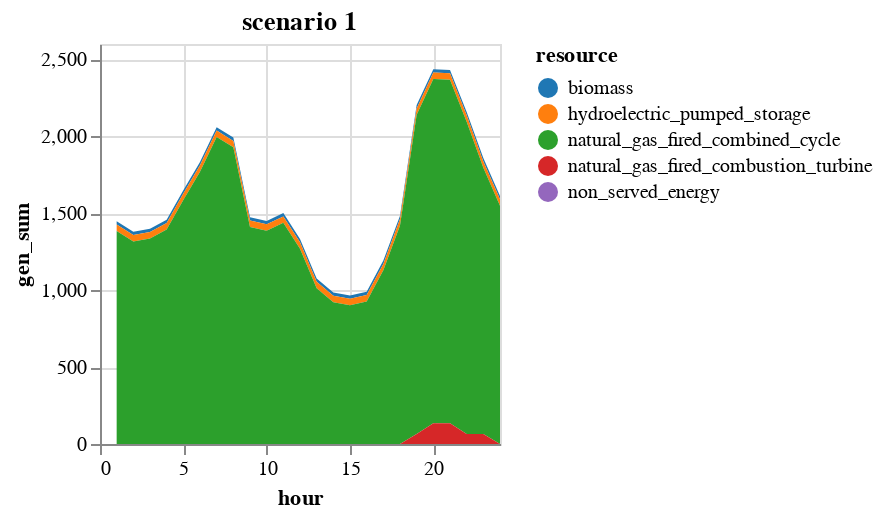
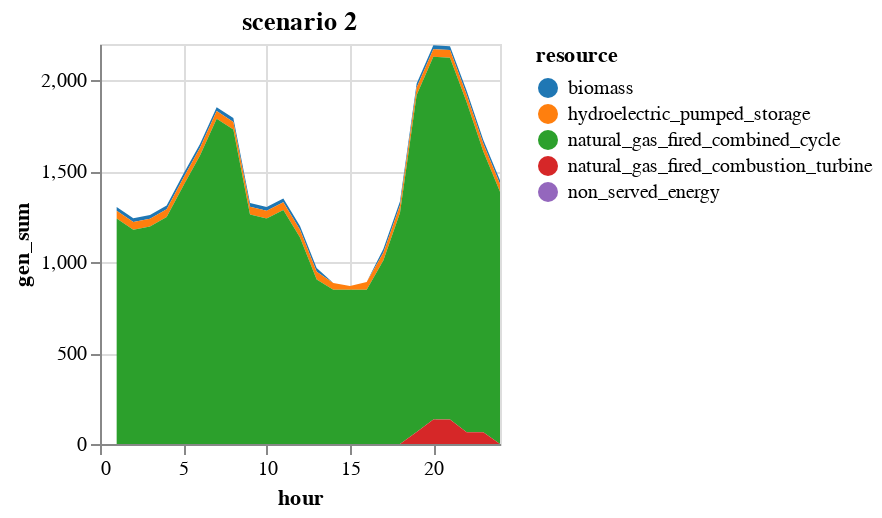
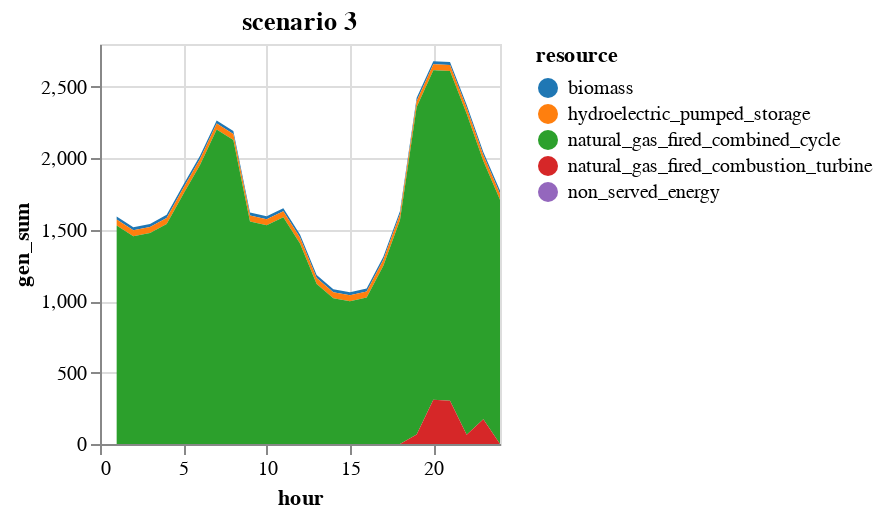

These figures' notebook cell, in order:
### Markdown cell above
Let's demonstrate what the stochastic unit commitment model is doing:

### Code cell
# A spring day
n=100
T_period = (n*24+1):((n+1)*24)

net_load_input = copy(net_load[in.(net_load.hour,Ref(T_period)),:])
net_load_input.hour = net_load_input.hour .- (T_period[1]-1)

load_scenarios = hcat(net_load_input.demand,net_load_input.demand*0.9,net_load_input.demand*1.1)

solution = unit_commitment_stochastic(
    gen_df_no_vre,
    load_scenarios,
    0.01,
    9000
    );

# plot each scenario

for i in 1:3
    gen=solution.gen_all_scenarios[i]
    nse=solution.nse[:,i]
    sol_gen = innerjoin(gen, 
                        gen_df[!, [:r_id, :resource]], 
                        on = :r_id)
    sol_gen = combine(groupby(sol_gen, [:resource, :hour]), 
                :gen => sum)
    
    # add NSE
    nse = DataFrame(resource = repeat(["non_served_energy"]; outer=24), 
        hour = 1:24,
        gen_sum = nse
        )
    append!(sol_gen, nse)
    
    p = sol_gen |>
    @vlplot(:area, 
        x=:hour, y={:gen_sum, stack=:zero}, 
        color={"resource:n", scale={scheme="category10"}},
        title="scenario $i")
    display(p)
end

### Figure 1 — Vega specification as saved in the notebook (floating-point values rounded to 4 significant figures)
{"$schema": "https://vega.github.io/schema/vega/v5.json", "axes": [{"aria": false, "domain": false, "grid": true, "gridScale": "y", "labels": false, "maxExtent": 0, "minExtent": 0, "orient": "bottom", "scale": "x", "tickCount": {"signal": "ceil(width/40)"}, "ticks": false, "zindex": 0}, {"aria": false, "domain": false, "grid": true, "gridScale": "x", "labels": false, "maxExtent": 0, "minExtent": 0, "orient": "left", "scale": "y", "tickCount": {"signal": "ceil(height/40)"}, "ticks": false, "zindex": 0}, {"grid": false, "labelFlush": true, "labelOverlap": true, "orient": "bottom", "scale": "x", "tickCount": {"signal": "ceil(width/40)"}, "title": "hour", "zindex": 0}, {"grid": false, "labelOverlap": true, "orient": "left", "scale": "y", "tickCount": {"signal": "ceil(height/40)"}, "title": "gen_sum", "zindex": 0}], "background": "white", "data": [{"name": "source_0", "values": [{"gen_sum": 21.4, "hour": 1, "resource": "biomass"}, {"gen_sum": 42, "hour": 1, "resource": "hydroelectric_pumped_storage"}, {"gen_sum": 1385.0, "hour": 1, "resource": "natural_gas_fired_combined_cycle"}, {"gen_sum": 0, "hour": 1, "resource": "natural_gas_fired_combustion_turbine"}, {"gen_sum": 21.4, "hour": 2, "resource": "biomass"}, {"gen_sum": 42, "hour": 2, "resource": "hydroelectric_pumped_storage"}, {"gen_sum": 1317.0, "hour": 2, "resource": "natural_gas_fired_combined_cycle"}, {"gen_sum": 0, "hour": 2, "resource": "natural_gas_fired_combustion_turbine"}, {"gen_sum": 21.4, "hour": 3, "resource": "biomass"}, {"gen_sum": 42, "hour": 3, "resource": "hydroelectric_pumped_storage"}, {"gen_sum": 1336.0, "hour": 3, "resource": "natural_gas_fired_combined_cycle"}, {"gen_sum": 0, "hour": 3, "resource": "natural_gas_fired_combustion_turbine"}, {"gen_sum": 21.4, "hour": 4, "resource": "biomass"}, {"gen_sum": 42, "hour": 4, "resource": "hydroelectric_pumped_storage"}, {"gen_sum": 1395.0, "hour": 4, "resource": "natural_gas_fired_combined_cycle"}, {"gen_sum": 0, "hour": 4, "resource": "natural_gas_fired_combustion_turbine"}, {"gen_sum": 21.4, "hour": 5, "resource": "biomass"}, {"gen_sum": 42, "hour": 5, "resource": "hydroelectric_pumped_storage"}, {"gen_sum": 1586.0, "hour": 5, "resource": "natural_gas_fired_combined_cycle"}, {"gen_sum": 0, "hour": 5, "resource": "natural_gas_fired_combustion_turbine"}, {"gen_sum": 21.4, "hour": 6, "resource": "biomass"}, {"gen_sum": 42, "hour": 6, "resource": "hydroelectric_pumped_storage"}, {"gen_sum": 1770.0, "hour": 6, "resource": "natural_gas_fired_combined_cycle"}, {"gen_sum": 0, "hour": 6, "resource": "natural_gas_fired_combustion_turbine"}, {"gen_sum": 21.4, "hour": 7, "resource": "biomass"}, {"gen_sum": 42, "hour": 7, "resource": "hydroelectric_pumped_storage"}, {"gen_sum": 1995.0, "hour": 7, "resource": "natural_gas_fired_combined_cycle"}, {"gen_sum": 0, "hour": 7, "resource": "natural_gas_fired_combustion_turbine"}, {"gen_sum": 21.4, "hour": 8, "resource": "biomass"}, {"gen_sum": 42, "hour": 8, "resource": "hydroelectric_pumped_storage"}, {"gen_sum": 1928.0, "hour": 8, "resource": "natural_gas_fired_combined_cycle"}, {"gen_sum": 0, "hour": 8, "resource": "natural_gas_fired_combustion_turbine"}, {"gen_sum": 21.4, "hour": 9, "resource": "biomass"}, {"gen_sum": 42, "hour": 9, "resource": "hydroelectric_pumped_storage"}, {"gen_sum": 1410.0, "hour": 9, "resource": "natural_gas_fired_combined_cycle"}, {"gen_sum": 0, "hour": 9, "resource": "natural_gas_fired_combustion_turbine"}, {"gen_sum": 21.4, "hour": 10, "resource": "biomass"}, {"gen_sum": 42, "hour": 10, "resource": "hydroelectric_pumped_storage"}, {"gen_sum": 1386.0, "hour": 10, "resource": "natural_gas_fired_combined_cycle"}, {"gen_sum": 0, "hour": 10, "resource": "natural_gas_fired_combustion_turbine"}, {"gen_sum": 21.4, "hour": 11, "resource": "biomass"}, {"gen_sum": 42, "hour": 11, "resource": "hydroelectric_pumped_storage"}, {"gen_sum": 1437.0, "hour": 11, "resource": "natural_gas_fired_combined_cycle"}, {"gen_sum": 0, "hour": 11, "resource": "natural_gas_fired_combustion_turbine"}, {"gen_sum": 21.4, "hour": 12, "resource": "biomass"}, {"gen_sum": 42, "hour": 12, "resource": "hydroelectric_pumped_storage"}, {"gen_sum": 1270.0, "hour": 12, "resource": "natural_gas_fired_combined_cycle"}, {"gen_sum": 0, "hour": 12, "resource": "natural_gas_fired_combustion_turbine"}, {"gen_sum": 21.4, "hour": 13, "resource": "biomass"}, {"gen_sum": 42, "hour": 13, "resource": "hydroelectric_pumped_storage"}, {"gen_sum": 1013.0, "hour": 13, "resource": "natural_gas_fired_combined_cycle"}, {"gen_sum": 0, "hour": 13, "resource": "natural_gas_fired_combustion_turbine"}, {"gen_sum": 21.4, "hour": 14, "resource": "biomass"}, {"gen_sum": 42, "hour": 14, "resource": "hydroelectric_pumped_storage"}, {"gen_sum": 921.0, "hour": 14, "resource": "natural_gas_fired_combined_cycle"}, {"gen_sum": 0, "hour": 14, "resource": "natural_gas_fired_combustion_turbine"}, {"gen_sum": 21.4, "hour": 15, "resource": "biomass"}, {"gen_sum": 42, "hour": 15, "resource": "hydroelectric_pumped_storage"}, {"gen_sum": 901.9, "hour": 15, "resource": "natural_gas_fired_combined_cycle"}, {"gen_sum": 0, "hour": 15, "resource": "natural_gas_fired_combustion_turbine"}, {"gen_sum": 21.4, "hour": 16, "resource": "biomass"}, {"gen_sum": 42, "hour": 16, "resource": "hydroelectric_pumped_storage"}, {"gen_sum": 926.3, "hour": 16, "resource": "natural_gas_fired_combined_cycle"}, {"gen_sum": 0, "hour": 16, "resource": "natural_gas_fired_combustion_turbine"}, {"gen_sum": 21.4, "hour": 17, "resource": "biomass"}, {"gen_sum": 42, "hour": 17, "resource": "hydroelectric_pumped_storage"}, {"gen_sum": 1129.0, "hour": 17, "resource": "natural_gas_fired_combined_cycle"}, {"gen_sum": 0, "hour": 17, "resource": "natural_gas_fired_combustion_turbine"}, {"gen_sum": 21.4, "hour": 18, "resource": "biomass"}, {"gen_sum": 42, "hour": 18, "resource": "hydroelectric_pumped_storage"}, {"gen_sum": 1420.0, "hour": 18, "resource": "natural_gas_fired_combined_cycle"}, {"gen_sum": 0, "hour": 18, "resource": "natural_gas_fired_combustion_turbine"}, {"gen_sum": 21.4, "hour": 19, "resource": "biomass"}, {"gen_sum": 42, "hour": 19, "resource": "hydroelectric_pumped_storage"}, {"gen_sum": 2074.0, "hour": 19, "resource": "natural_gas_fired_combined_cycle"}, {"gen_sum": 65.7, "hour": 19, "resource": "natural_gas_fired_combustion_turbine"}, {"gen_sum": 21.4, "hour": 20, "resource": "biomass"}, {"gen_sum": 42, "hour": 20, "resource": "hydroelectric_pumped_storage"}, {"gen_sum": 2239.0, "hour": 20, "resource": "natural_gas_fired_combined_cycle"}, {"gen_sum": 134.4, "hour": 20, "resource": "natural_gas_fired_combustion_turbine"}, {"gen_sum": 21.4, "hour": 21, "resource": "biomass"}, {"gen_sum": 42, "hour": 21, "resource": "hydroelectric_pumped_storage"}, {"gen_sum": 2233.0, "hour": 21, "resource": "natural_gas_fired_combined_cycle"}, {"gen_sum": 134.4, "hour": 21, "resource": "natural_gas_fired_combustion_turbine"}, {"gen_sum": 21.4, "hour": 22, "resource": "biomass"}, {"gen_sum": 42, "hour": 22, "resource": "hydroelectric_pumped_storage"}, {"gen_sum": 2031.0, "hour": 22, "resource": "natural_gas_fired_combined_cycle"}, {"gen_sum": 64.71, "hour": 22, "resource": "natural_gas_fired_combustion_turbine"}, {"gen_sum": 21.4, "hour": 23, "resource": "biomass"}, {"gen_sum": 42, "hour": 23, "resource": "hydroelectric_pumped_storage"}, {"gen_sum": 1730.0, "hour": 23, "resource": "natural_gas_fired_combined_cycle"}, {"gen_sum": 64.71, "hour": 23, "resource": "natural_gas_fired_combustion_turbine"}, {"gen_sum": 21.4, "hour": 24, "resource": "biomass"}, {"gen_sum": 42, "hour": 24, "resource": "hydroelectric_pumped_storage"}, {"gen_sum": 1549.0, "hour": 24, "resource": "natural_gas_fired_combined_cycle"}, {"gen_sum": 0, "hour": 24, "resource": "natural_gas_fired_combustion_turbine"}, {"gen_sum": 0, "hour": 1, "resource": "non_served_energy"}, {"gen_sum": 0, "hour": 2, "resource": "non_served_energy"}, {"gen_sum": 0, "hour": 3, "resource": "non_served_energy"}, {"gen_sum": 0, "hour": 4, "resource": "non_served_energy"}, {"gen_sum": 0, "hour": 5, "resource": "non_served_energy"}, {"gen_sum": 0, "hour": 6, "resource": "non_served_energy"}, {"gen_sum": 0, "hour": 7, "resource": "non_served_energy"}, {"gen_sum": 0, "hour": 8, "resource": "non_served_energy"}, {"gen_sum": 0, "hour": 9, "resource": "non_served_energy"}, {"gen_sum": 0, "hour": 10, "resource": "non_served_energy"}, {"gen_sum": 0, "hour": 11, "resource": "non_served_energy"}, {"gen_sum": 0, "hour": 12, "resource": "non_served_energy"}, {"gen_sum": 0, "hour": 13, "resource": "non_served_energy"}, {"gen_sum": 0, "hour": 14, "resource": "non_served_energy"}, {"gen_sum": 0, "hour": 15, "resource": "non_served_energy"}, {"gen_sum": 0, "hour": 16, "resource": "non_served_energy"}, {"gen_sum": 0, "hour": 17, "resource": "non_served_energy"}, {"gen_sum": 0, "hour": 18, "resource": "non_served_energy"}, {"gen_sum": 0, "hour": 19, "resource": "non_served_energy"}, {"gen_sum": 0, "hour": 20, "resource": "non_served_energy"}, {"gen_sum": 0, "hour": 21, "resource": "non_served_energy"}, {"gen_sum": 0, "hour": 22, "resource": "non_served_energy"}, {"gen_sum": 0, "hour": 23, "resource": "non_served_energy"}, {"gen_sum": 0, "hour": 24, "resource": "non_served_energy"}]}, {"name": "data_0", "source": "source_0", "transform": [{"as": "hour", "expr": "toNumber(datum[\"hour\"])", "type": "formula"}, {"field": "gen_sum", "groupby": ["resource"], "key": "hour", "method": "value", "type": "impute", "value": 0}, {"as": ["gen_sum_start", "gen_sum_end"], "field": "gen_sum", "groupby": ["hour"], "offset": "zero", "sort": {"field": ["resource"], "order": ["descending"]}, "type": "stack"}]}], "height": 200, "legends": [{"fill": "color", "symbolType": "circle", "title": "resource"}], "marks": [{"encode": {"update": {"height": {"field": {"group": "height"}}, "width": {"field": {"group": "width"}}}}, "from": {"facet": {"data": "data_0", "groupby": ["resource"], "name": "faceted_path_main"}}, "marks": [{"encode": {"update": {"defined": {"signal": "isValid(datum[\"hour\"]) && isFinite(+datum[\"hour\"]) && isValid(datum[\"gen_sum\"]) && isFinite(+datum[\"gen_sum\"])"}, "description": {"signal": "\"hour: \" + (format(datum[\"hour\"], \"\")) + \"; gen_sum: \" + (format(datum[\"gen_sum\"], \"\")) + \"; resource: \" + (isValid(datum[\"resource\"]) ? datum[\"resource\"] : \"\"+datum[\"resource\"])"}, "fill": {"field": "resource", "scale": "color"}, "orient": {"value": "vertical"}, "x": {"field": "hour", "scale": "x"}, "y": {"field": "gen_sum_end", "scale": "y"}, "y2": {"field": "gen_sum_start", "scale": "y"}}}, "from": {"data": "faceted_path_main"}, "name": "marks", "sort": {"field": "datum[\"hour\"]"}, "style": ["area"], "type": "area"}], "name": "pathgroup", "type": "group"}], "padding": 5, "scales": [{"domain": {"data": "data_0", "field": "hour"}, "name": "x", "nice": true, "range": [0, {"signal": "width"}], "type": "linear", "zero": false}, {"domain": {"data": "data_0", "fields": ["gen_sum_start", "gen_sum_end"]}, "name": "y", "nice": true, "range": [{"signal": "height"}, 0], "type": "linear", "zero": true}, {"domain": {"data": "data_0", "field": "resource", "sort": true}, "name": "color", "range": {"scheme": "category10"}, "type": "ordinal"}], "style": "cell", "title": {"frame": "group", "text": "scenario 1"}, "width": 200}

### Figure 2 — Vega specification as saved in the notebook (floating-point values rounded to 4 significant figures)
{"$schema": "https://vega.github.io/schema/vega/v5.json", "axes": [{"aria": false, "domain": false, "grid": true, "gridScale": "y", "labels": false, "maxExtent": 0, "minExtent": 0, "orient": "bottom", "scale": "x", "tickCount": {"signal": "ceil(width/40)"}, "ticks": false, "zindex": 0}, {"aria": false, "domain": false, "grid": true, "gridScale": "x", "labels": false, "maxExtent": 0, "minExtent": 0, "orient": "left", "scale": "y", "tickCount": {"signal": "ceil(height/40)"}, "ticks": false, "zindex": 0}, {"grid": false, "labelFlush": true, "labelOverlap": true, "orient": "bottom", "scale": "x", "tickCount": {"signal": "ceil(width/40)"}, "title": "hour", "zindex": 0}, {"grid": false, "labelOverlap": true, "orient": "left", "scale": "y", "tickCount": {"signal": "ceil(height/40)"}, "title": "gen_sum", "zindex": 0}], "background": "white", "data": [{"name": "source_0", "values": [{"gen_sum": 21.4, "hour": 1, "resource": "biomass"}, {"gen_sum": 42, "hour": 1, "resource": "hydroelectric_pumped_storage"}, {"gen_sum": 1240.0, "hour": 1, "resource": "natural_gas_fired_combined_cycle"}, {"gen_sum": 0, "hour": 1, "resource": "natural_gas_fired_combustion_turbine"}, {"gen_sum": 21.4, "hour": 2, "resource": "biomass"}, {"gen_sum": 42, "hour": 2, "resource": "hydroelectric_pumped_storage"}, {"gen_sum": 1179.0, "hour": 2, "resource": "natural_gas_fired_combined_cycle"}, {"gen_sum": 0, "hour": 2, "resource": "natural_gas_fired_combustion_turbine"}, {"gen_sum": 21.4, "hour": 3, "resource": "biomass"}, {"gen_sum": 42, "hour": 3, "resource": "hydroelectric_pumped_storage"}, {"gen_sum": 1196.0, "hour": 3, "resource": "natural_gas_fired_combined_cycle"}, {"gen_sum": 0, "hour": 3, "resource": "natural_gas_fired_combustion_turbine"}, {"gen_sum": 21.4, "hour": 4, "resource": "biomass"}, {"gen_sum": 42, "hour": 4, "resource": "hydroelectric_pumped_storage"}, {"gen_sum": 1249.0, "hour": 4, "resource": "natural_gas_fired_combined_cycle"}, {"gen_sum": 0, "hour": 4, "resource": "natural_gas_fired_combustion_turbine"}, {"gen_sum": 21.4, "hour": 5, "resource": "biomass"}, {"gen_sum": 42, "hour": 5, "resource": "hydroelectric_pumped_storage"}, {"gen_sum": 1421.0, "hour": 5, "resource": "natural_gas_fired_combined_cycle"}, {"gen_sum": 0, "hour": 5, "resource": "natural_gas_fired_combustion_turbine"}, {"gen_sum": 21.4, "hour": 6, "resource": "biomass"}, {"gen_sum": 42, "hour": 6, "resource": "hydroelectric_pumped_storage"}, {"gen_sum": 1587.0, "hour": 6, "resource": "natural_gas_fired_combined_cycle"}, {"gen_sum": 0, "hour": 6, "resource": "natural_gas_fired_combustion_turbine"}, {"gen_sum": 21.4, "hour": 7, "resource": "biomass"}, {"gen_sum": 42, "hour": 7, "resource": "hydroelectric_pumped_storage"}, {"gen_sum": 1789.0, "hour": 7, "resource": "natural_gas_fired_combined_cycle"}, {"gen_sum": 0, "hour": 7, "resource": "natural_gas_fired_combustion_turbine"}, {"gen_sum": 21.4, "hour": 8, "resource": "biomass"}, {"gen_sum": 42, "hour": 8, "resource": "hydroelectric_pumped_storage"}, {"gen_sum": 1729.0, "hour": 8, "resource": "natural_gas_fired_combined_cycle"}, {"gen_sum": 0, "hour": 8, "resource": "natural_gas_fired_combustion_turbine"}, {"gen_sum": 21.4, "hour": 9, "resource": "biomass"}, {"gen_sum": 42, "hour": 9, "resource": "hydroelectric_pumped_storage"}, {"gen_sum": 1263.0, "hour": 9, "resource": "natural_gas_fired_combined_cycle"}, {"gen_sum": 0, "hour": 9, "resource": "natural_gas_fired_combustion_turbine"}, {"gen_sum": 21.4, "hour": 10, "resource": "biomass"}, {"gen_sum": 42, "hour": 10, "resource": "hydroelectric_pumped_storage"}, {"gen_sum": 1241.0, "hour": 10, "resource": "natural_gas_fired_combined_cycle"}, {"gen_sum": 0, "hour": 10, "resource": "natural_gas_fired_combustion_turbine"}, {"gen_sum": 21.4, "hour": 11, "resource": "biomass"}, {"gen_sum": 42, "hour": 11, "resource": "hydroelectric_pumped_storage"}, {"gen_sum": 1287.0, "hour": 11, "resource": "natural_gas_fired_combined_cycle"}, {"gen_sum": 0, "hour": 11, "resource": "natural_gas_fired_combustion_turbine"}, {"gen_sum": 21.4, "hour": 12, "resource": "biomass"}, {"gen_sum": 42, "hour": 12, "resource": "hydroelectric_pumped_storage"}, {"gen_sum": 1136.0, "hour": 12, "resource": "natural_gas_fired_combined_cycle"}, {"gen_sum": 0, "hour": 12, "resource": "natural_gas_fired_combustion_turbine"}, {"gen_sum": 21.4, "hour": 13, "resource": "biomass"}, {"gen_sum": 42, "hour": 13, "resource": "hydroelectric_pumped_storage"}, {"gen_sum": 905.2, "hour": 13, "resource": "natural_gas_fired_combined_cycle"}, {"gen_sum": 0, "hour": 13, "resource": "natural_gas_fired_combustion_turbine"}, {"gen_sum": 0, "hour": 14, "resource": "biomass"}, {"gen_sum": 37.17, "hour": 14, "resource": "hydroelectric_pumped_storage"}, {"gen_sum": 848.8, "hour": 14, "resource": "natural_gas_fired_combined_cycle"}, {"gen_sum": 0, "hour": 14, "resource": "natural_gas_fired_combustion_turbine"}, {"gen_sum": 0, "hour": 15, "resource": "biomass"}, {"gen_sum": 20.04, "hour": 15, "resource": "hydroelectric_pumped_storage"}, {"gen_sum": 848.8, "hour": 15, "resource": "natural_gas_fired_combined_cycle"}, {"gen_sum": 0, "hour": 15, "resource": "natural_gas_fired_combustion_turbine"}, {"gen_sum": 0, "hour": 16, "resource": "biomass"}, {"gen_sum": 41.92, "hour": 16, "resource": "hydroelectric_pumped_storage"}, {"gen_sum": 848.8, "hour": 16, "resource": "natural_gas_fired_combined_cycle"}, {"gen_sum": 0, "hour": 16, "resource": "natural_gas_fired_combustion_turbine"}, {"gen_sum": 21.4, "hour": 17, "resource": "biomass"}, {"gen_sum": 42, "hour": 17, "resource": "hydroelectric_pumped_storage"}, {"gen_sum": 1010.0, "hour": 17, "resource": "natural_gas_fired_combined_cycle"}, {"gen_sum": 0, "hour": 17, "resource": "natural_gas_fired_combustion_turbine"}, {"gen_sum": 21.4, "hour": 18, "resource": "biomass"}, {"gen_sum": 42, "hour": 18, "resource": "hydroelectric_pumped_storage"}, {"gen_sum": 1271.0, "hour": 18, "resource": "natural_gas_fired_combined_cycle"}, {"gen_sum": 0, "hour": 18, "resource": "natural_gas_fired_combustion_turbine"}, {"gen_sum": 21.4, "hour": 19, "resource": "biomass"}, {"gen_sum": 42, "hour": 19, "resource": "hydroelectric_pumped_storage"}, {"gen_sum": 1854.0, "hour": 19, "resource": "natural_gas_fired_combined_cycle"}, {"gen_sum": 65.7, "hour": 19, "resource": "natural_gas_fired_combustion_turbine"}, {"gen_sum": 21.4, "hour": 20, "resource": "biomass"}, {"gen_sum": 42, "hour": 20, "resource": "hydroelectric_pumped_storage"}, {"gen_sum": 1995.0, "hour": 20, "resource": "natural_gas_fired_combined_cycle"}, {"gen_sum": 134.4, "hour": 20, "resource": "natural_gas_fired_combustion_turbine"}, {"gen_sum": 21.4, "hour": 21, "resource": "biomass"}, {"gen_sum": 42, "hour": 21, "resource": "hydroelectric_pumped_storage"}, {"gen_sum": 1990.0, "hour": 21, "resource": "natural_gas_fired_combined_cycle"}, {"gen_sum": 134.4, "hour": 21, "resource": "natural_gas_fired_combustion_turbine"}, {"gen_sum": 21.4, "hour": 22, "resource": "biomass"}, {"gen_sum": 42, "hour": 22, "resource": "hydroelectric_pumped_storage"}, {"gen_sum": 1815.0, "hour": 22, "resource": "natural_gas_fired_combined_cycle"}, {"gen_sum": 64.71, "hour": 22, "resource": "natural_gas_fired_combustion_turbine"}, {"gen_sum": 21.4, "hour": 23, "resource": "biomass"}, {"gen_sum": 42, "hour": 23, "resource": "hydroelectric_pumped_storage"}, {"gen_sum": 1544.0, "hour": 23, "resource": "natural_gas_fired_combined_cycle"}, {"gen_sum": 64.71, "hour": 23, "resource": "natural_gas_fired_combustion_turbine"}, {"gen_sum": 21.4, "hour": 24, "resource": "biomass"}, {"gen_sum": 42, "hour": 24, "resource": "hydroelectric_pumped_storage"}, {"gen_sum": 1388.0, "hour": 24, "resource": "natural_gas_fired_combined_cycle"}, {"gen_sum": 0, "hour": 24, "resource": "natural_gas_fired_combustion_turbine"}, {"gen_sum": 0, "hour": 1, "resource": "non_served_energy"}, {"gen_sum": 0, "hour": 2, "resource": "non_served_energy"}, {"gen_sum": 0, "hour": 3, "resource": "non_served_energy"}, {"gen_sum": 0, "hour": 4, "resource": "non_served_energy"}, {"gen_sum": 0, "hour": 5, "resource": "non_served_energy"}, {"gen_sum": 0, "hour": 6, "resource": "non_served_energy"}, {"gen_sum": 0, "hour": 7, "resource": "non_served_energy"}, {"gen_sum": 0, "hour": 8, "resource": "non_served_energy"}, {"gen_sum": 0, "hour": 9, "resource": "non_served_energy"}, {"gen_sum": 0, "hour": 10, "resource": "non_served_energy"}, {"gen_sum": 0, "hour": 11, "resource": "non_served_energy"}, {"gen_sum": 0, "hour": 12, "resource": "non_served_energy"}, {"gen_sum": 0, "hour": 13, "resource": "non_served_energy"}, {"gen_sum": 0, "hour": 14, "resource": "non_served_energy"}, {"gen_sum": 0, "hour": 15, "resource": "non_served_energy"}, {"gen_sum": 0, "hour": 16, "resource": "non_served_energy"}, {"gen_sum": 0, "hour": 17, "resource": "non_served_energy"}, {"gen_sum": 0, "hour": 18, "resource": "non_served_energy"}, {"gen_sum": 0, "hour": 19, "resource": "non_served_energy"}, {"gen_sum": 0, "hour": 20, "resource": "non_served_energy"}, {"gen_sum": 0, "hour": 21, "resource": "non_served_energy"}, {"gen_sum": 0, "hour": 22, "resource": "non_served_energy"}, {"gen_sum": 0, "hour": 23, "resource": "non_served_energy"}, {"gen_sum": 0, "hour": 24, "resource": "non_served_energy"}]}, {"name": "data_0", "source": "source_0", "transform": [{"as": "hour", "expr": "toNumber(datum[\"hour\"])", "type": "formula"}, {"field": "gen_sum", "groupby": ["resource"], "key": "hour", "method": "value", "type": "impute", "value": 0}, {"as": ["gen_sum_start", "gen_sum_end"], "field": "gen_sum", "groupby": ["hour"], "offset": "zero", "sort": {"field": ["resource"], "order": ["descending"]}, "type": "stack"}]}], "height": 200, "legends": [{"fill": "color", "symbolType": "circle", "title": "resource"}], "marks": [{"encode": {"update": {"height": {"field": {"group": "height"}}, "width": {"field": {"group": "width"}}}}, "from": {"facet": {"data": "data_0", "groupby": ["resource"], "name": "faceted_path_main"}}, "marks": [{"encode": {"update": {"defined": {"signal": "isValid(datum[\"hour\"]) && isFinite(+datum[\"hour\"]) && isValid(datum[\"gen_sum\"]) && isFinite(+datum[\"gen_sum\"])"}, "description": {"signal": "\"hour: \" + (format(datum[\"hour\"], \"\")) + \"; gen_sum: \" + (format(datum[\"gen_sum\"], \"\")) + \"; resource: \" + (isValid(datum[\"resource\"]) ? datum[\"resource\"] : \"\"+datum[\"resource\"])"}, "fill": {"field": "resource", "scale": "color"}, "orient": {"value": "vertical"}, "x": {"field": "hour", "scale": "x"}, "y": {"field": "gen_sum_end", "scale": "y"}, "y2": {"field": "gen_sum_start", "scale": "y"}}}, "from": {"data": "faceted_path_main"}, "name": "marks", "sort": {"field": "datum[\"hour\"]"}, "style": ["area"], "type": "area"}], "name": "pathgroup", "type": "group"}], "padding": 5, "scales": [{"domain": {"data": "data_0", "field": "hour"}, "name": "x", "nice": true, "range": [0, {"signal": "width"}], "type": "linear", "zero": false}, {"domain": {"data": "data_0", "fields": ["gen_sum_start", "gen_sum_end"]}, "name": "y", "nice": true, "range": [{"signal": "height"}, 0], "type": "linear", "zero": true}, {"domain": {"data": "data_0", "field": "resource", "sort": true}, "name": "color", "range": {"scheme": "category10"}, "type": "ordinal"}], "style": "cell", "title": {"frame": "group", "text": "scenario 2"}, "width": 200}

### Figure 3 — Vega specification as saved in the notebook (floating-point values rounded to 4 significant figures)
{"$schema": "https://vega.github.io/schema/vega/v5.json", "axes": [{"aria": false, "domain": false, "grid": true, "gridScale": "y", "labels": false, "maxExtent": 0, "minExtent": 0, "orient": "bottom", "scale": "x", "tickCount": {"signal": "ceil(width/40)"}, "ticks": false, "zindex": 0}, {"aria": false, "domain": false, "grid": true, "gridScale": "x", "labels": false, "maxExtent": 0, "minExtent": 0, "orient": "left", "scale": "y", "tickCount": {"signal": "ceil(height/40)"}, "ticks": false, "zindex": 0}, {"grid": false, "labelFlush": true, "labelOverlap": true, "orient": "bottom", "scale": "x", "tickCount": {"signal": "ceil(width/40)"}, "title": "hour", "zindex": 0}, {"grid": false, "labelOverlap": true, "orient": "left", "scale": "y", "tickCount": {"signal": "ceil(height/40)"}, "title": "gen_sum", "zindex": 0}], "background": "white", "data": [{"name": "source_0", "values": [{"gen_sum": 21.4, "hour": 1, "resource": "biomass"}, {"gen_sum": 42, "hour": 1, "resource": "hydroelectric_pumped_storage"}, {"gen_sum": 1530.0, "hour": 1, "resource": "natural_gas_fired_combined_cycle"}, {"gen_sum": 0, "hour": 1, "resource": "natural_gas_fired_combustion_turbine"}, {"gen_sum": 21.4, "hour": 2, "resource": "biomass"}, {"gen_sum": 42, "hour": 2, "resource": "hydroelectric_pumped_storage"}, {"gen_sum": 1455.0, "hour": 2, "resource": "natural_gas_fired_combined_cycle"}, {"gen_sum": 0, "hour": 2, "resource": "natural_gas_fired_combustion_turbine"}, {"gen_sum": 21.4, "hour": 3, "resource": "biomass"}, {"gen_sum": 42, "hour": 3, "resource": "hydroelectric_pumped_storage"}, {"gen_sum": 1476.0, "hour": 3, "resource": "natural_gas_fired_combined_cycle"}, {"gen_sum": 0, "hour": 3, "resource": "natural_gas_fired_combustion_turbine"}, {"gen_sum": 21.4, "hour": 4, "resource": "biomass"}, {"gen_sum": 42, "hour": 4, "resource": "hydroelectric_pumped_storage"}, {"gen_sum": 1541.0, "hour": 4, "resource": "natural_gas_fired_combined_cycle"}, {"gen_sum": 0, "hour": 4, "resource": "natural_gas_fired_combustion_turbine"}, {"gen_sum": 21.4, "hour": 5, "resource": "biomass"}, {"gen_sum": 42, "hour": 5, "resource": "hydroelectric_pumped_storage"}, {"gen_sum": 1751.0, "hour": 5, "resource": "natural_gas_fired_combined_cycle"}, {"gen_sum": 0, "hour": 5, "resource": "natural_gas_fired_combustion_turbine"}, {"gen_sum": 21.4, "hour": 6, "resource": "biomass"}, {"gen_sum": 42, "hour": 6, "resource": "hydroelectric_pumped_storage"}, {"gen_sum": 1954.0, "hour": 6, "resource": "natural_gas_fired_combined_cycle"}, {"gen_sum": 0, "hour": 6, "resource": "natural_gas_fired_combustion_turbine"}, {"gen_sum": 21.4, "hour": 7, "resource": "biomass"}, {"gen_sum": 42, "hour": 7, "resource": "hydroelectric_pumped_storage"}, {"gen_sum": 2201.0, "hour": 7, "resource": "natural_gas_fired_combined_cycle"}, {"gen_sum": 0, "hour": 7, "resource": "natural_gas_fired_combustion_turbine"}, {"gen_sum": 21.4, "hour": 8, "resource": "biomass"}, {"gen_sum": 42, "hour": 8, "resource": "hydroelectric_pumped_storage"}, {"gen_sum": 2127.0, "hour": 8, "resource": "natural_gas_fired_combined_cycle"}, {"gen_sum": 0, "hour": 8, "resource": "natural_gas_fired_combustion_turbine"}, {"gen_sum": 21.4, "hour": 9, "resource": "biomass"}, {"gen_sum": 42, "hour": 9, "resource": "hydroelectric_pumped_storage"}, {"gen_sum": 1557.0, "hour": 9, "resource": "natural_gas_fired_combined_cycle"}, {"gen_sum": 0, "hour": 9, "resource": "natural_gas_fired_combustion_turbine"}, {"gen_sum": 21.4, "hour": 10, "resource": "biomass"}, {"gen_sum": 42, "hour": 10, "resource": "hydroelectric_pumped_storage"}, {"gen_sum": 1531.0, "hour": 10, "resource": "natural_gas_fired_combined_cycle"}, {"gen_sum": 0, "hour": 10, "resource": "natural_gas_fired_combustion_turbine"}, {"gen_sum": 21.4, "hour": 11, "resource": "biomass"}, {"gen_sum": 42, "hour": 11, "resource": "hydroelectric_pumped_storage"}, {"gen_sum": 1588.0, "hour": 11, "resource": "natural_gas_fired_combined_cycle"}, {"gen_sum": 0, "hour": 11, "resource": "natural_gas_fired_combustion_turbine"}, {"gen_sum": 21.4, "hour": 12, "resource": "biomass"}, {"gen_sum": 42, "hour": 12, "resource": "hydroelectric_pumped_storage"}, {"gen_sum": 1403.0, "hour": 12, "resource": "natural_gas_fired_combined_cycle"}, {"gen_sum": 0, "hour": 12, "resource": "natural_gas_fired_combustion_turbine"}, {"gen_sum": 21.4, "hour": 13, "resource": "biomass"}, {"gen_sum": 42, "hour": 13, "resource": "hydroelectric_pumped_storage"}, {"gen_sum": 1120.0, "hour": 13, "resource": "natural_gas_fired_combined_cycle"}, {"gen_sum": 0, "hour": 13, "resource": "natural_gas_fired_combustion_turbine"}, {"gen_sum": 21.4, "hour": 14, "resource": "biomass"}, {"gen_sum": 42, "hour": 14, "resource": "hydroelectric_pumped_storage"}, {"gen_sum": 1019.0, "hour": 14, "resource": "natural_gas_fired_combined_cycle"}, {"gen_sum": 0, "hour": 14, "resource": "natural_gas_fired_combustion_turbine"}, {"gen_sum": 21.4, "hour": 15, "resource": "biomass"}, {"gen_sum": 42, "hour": 15, "resource": "hydroelectric_pumped_storage"}, {"gen_sum": 998.5, "hour": 15, "resource": "natural_gas_fired_combined_cycle"}, {"gen_sum": 0, "hour": 15, "resource": "natural_gas_fired_combustion_turbine"}, {"gen_sum": 21.4, "hour": 16, "resource": "biomass"}, {"gen_sum": 42, "hour": 16, "resource": "hydroelectric_pumped_storage"}, {"gen_sum": 1025.0, "hour": 16, "resource": "natural_gas_fired_combined_cycle"}, {"gen_sum": 0, "hour": 16, "resource": "natural_gas_fired_combustion_turbine"}, {"gen_sum": 21.4, "hour": 17, "resource": "biomass"}, {"gen_sum": 42, "hour": 17, "resource": "hydroelectric_pumped_storage"}, {"gen_sum": 1248.0, "hour": 17, "resource": "natural_gas_fired_combined_cycle"}, {"gen_sum": 0, "hour": 17, "resource": "natural_gas_fired_combustion_turbine"}, {"gen_sum": 21.4, "hour": 18, "resource": "biomass"}, {"gen_sum": 42, "hour": 18, "resource": "hydroelectric_pumped_storage"}, {"gen_sum": 1568.0, "hour": 18, "resource": "natural_gas_fired_combined_cycle"}, {"gen_sum": 0, "hour": 18, "resource": "natural_gas_fired_combustion_turbine"}, {"gen_sum": 21.4, "hour": 19, "resource": "biomass"}, {"gen_sum": 42, "hour": 19, "resource": "hydroelectric_pumped_storage"}, {"gen_sum": 2294.0, "hour": 19, "resource": "natural_gas_fired_combined_cycle"}, {"gen_sum": 65.7, "hour": 19, "resource": "natural_gas_fired_combustion_turbine"}, {"gen_sum": 21.4, "hour": 20, "resource": "biomass"}, {"gen_sum": 42, "hour": 20, "resource": "hydroelectric_pumped_storage"}, {"gen_sum": 2307.0, "hour": 20, "resource": "natural_gas_fired_combined_cycle"}, {"gen_sum": 309.5, "hour": 20, "resource": "natural_gas_fired_combustion_turbine"}, {"gen_sum": 21.4, "hour": 21, "resource": "biomass"}, {"gen_sum": 42, "hour": 21, "resource": "hydroelectric_pumped_storage"}, {"gen_sum": 2307.0, "hour": 21, "resource": "natural_gas_fired_combined_cycle"}, {"gen_sum": 303.5, "hour": 21, "resource": "natural_gas_fired_combustion_turbine"}, {"gen_sum": 21.4, "hour": 22, "resource": "biomass"}, {"gen_sum": 42, "hour": 22, "resource": "hydroelectric_pumped_storage"}, {"gen_sum": 2247.0, "hour": 22, "resource": "natural_gas_fired_combined_cycle"}, {"gen_sum": 64.71, "hour": 22, "resource": "natural_gas_fired_combustion_turbine"}, {"gen_sum": 21.4, "hour": 23, "resource": "biomass"}, {"gen_sum": 42, "hour": 23, "resource": "hydroelectric_pumped_storage"}, {"gen_sum": 1807.0, "hour": 23, "resource": "natural_gas_fired_combined_cycle"}, {"gen_sum": 173.7, "hour": 23, "resource": "natural_gas_fired_combustion_turbine"}, {"gen_sum": 21.4, "hour": 24, "resource": "biomass"}, {"gen_sum": 42, "hour": 24, "resource": "hydroelectric_pumped_storage"}, {"gen_sum": 1710.0, "hour": 24, "resource": "natural_gas_fired_combined_cycle"}, {"gen_sum": 0, "hour": 24, "resource": "natural_gas_fired_combustion_turbine"}, {"gen_sum": 0, "hour": 1, "resource": "non_served_energy"}, {"gen_sum": 0, "hour": 2, "resource": "non_served_energy"}, {"gen_sum": 0, "hour": 3, "resource": "non_served_energy"}, {"gen_sum": 0, "hour": 4, "resource": "non_served_energy"}, {"gen_sum": 0, "hour": 5, "resource": "non_served_energy"}, {"gen_sum": 0, "hour": 6, "resource": "non_served_energy"}, {"gen_sum": 0, "hour": 7, "resource": "non_served_energy"}, {"gen_sum": 0, "hour": 8, "resource": "non_served_energy"}, {"gen_sum": 0, "hour": 9, "resource": "non_served_energy"}, {"gen_sum": 0, "hour": 10, "resource": "non_served_energy"}, {"gen_sum": 0, "hour": 11, "resource": "non_served_energy"}, {"gen_sum": 0, "hour": 12, "resource": "non_served_energy"}, {"gen_sum": 0, "hour": 13, "resource": "non_served_energy"}, {"gen_sum": 0, "hour": 14, "resource": "non_served_energy"}, {"gen_sum": 0, "hour": 15, "resource": "non_served_energy"}, {"gen_sum": 0, "hour": 16, "resource": "non_served_energy"}, {"gen_sum": 0, "hour": 17, "resource": "non_served_energy"}, {"gen_sum": 0, "hour": 18, "resource": "non_served_energy"}, {"gen_sum": 0, "hour": 19, "resource": "non_served_energy"}, {"gen_sum": 0, "hour": 20, "resource": "non_served_energy"}, {"gen_sum": 0, "hour": 21, "resource": "non_served_energy"}, {"gen_sum": 0, "hour": 22, "resource": "non_served_energy"}, {"gen_sum": 0, "hour": 23, "resource": "non_served_energy"}, {"gen_sum": 0, "hour": 24, "resource": "non_served_energy"}]}, {"name": "data_0", "source": "source_0", "transform": [{"as": "hour", "expr": "toNumber(datum[\"hour\"])", "type": "formula"}, {"field": "gen_sum", "groupby": ["resource"], "key": "hour", "method": "value", "type": "impute", "value": 0}, {"as": ["gen_sum_start", "gen_sum_end"], "field": "gen_sum", "groupby": ["hour"], "offset": "zero", "sort": {"field": ["resource"], "order": ["descending"]}, "type": "stack"}]}], "height": 200, "legends": [{"fill": "color", "symbolType": "circle", "title": "resource"}], "marks": [{"encode": {"update": {"height": {"field": {"group": "height"}}, "width": {"field": {"group": "width"}}}}, "from": {"facet": {"data": "data_0", "groupby": ["resource"], "name": "faceted_path_main"}}, "marks": [{"encode": {"update": {"defined": {"signal": "isValid(datum[\"hour\"]) && isFinite(+datum[\"hour\"]) && isValid(datum[\"gen_sum\"]) && isFinite(+datum[\"gen_sum\"])"}, "description": {"signal": "\"hour: \" + (format(datum[\"hour\"], \"\")) + \"; gen_sum: \" + (format(datum[\"gen_sum\"], \"\")) + \"; resource: \" + (isValid(datum[\"resource\"]) ? datum[\"resource\"] : \"\"+datum[\"resource\"])"}, "fill": {"field": "resource", "scale": "color"}, "orient": {"value": "vertical"}, "x": {"field": "hour", "scale": "x"}, "y": {"field": "gen_sum_end", "scale": "y"}, "y2": {"field": "gen_sum_start", "scale": "y"}}}, "from": {"data": "faceted_path_main"}, "name": "marks", "sort": {"field": "datum[\"hour\"]"}, "style": ["area"], "type": "area"}], "name": "pathgroup", "type": "group"}], "padding": 5, "scales": [{"domain": {"data": "data_0", "field": "hour"}, "name": "x", "nice": true, "range": [0, {"signal": "width"}], "type": "linear", "zero": false}, {"domain": {"data": "data_0", "fields": ["gen_sum_start", "gen_sum_end"]}, "name": "y", "nice": true, "range": [{"signal": "height"}, 0], "type": "linear", "zero": true}, {"domain": {"data": "data_0", "field": "resource", "sort": true}, "name": "color", "range": {"scheme": "category10"}, "type": "ordinal"}], "style": "cell", "title": {"frame": "group", "text": "scenario 3"}, "width": 200}
